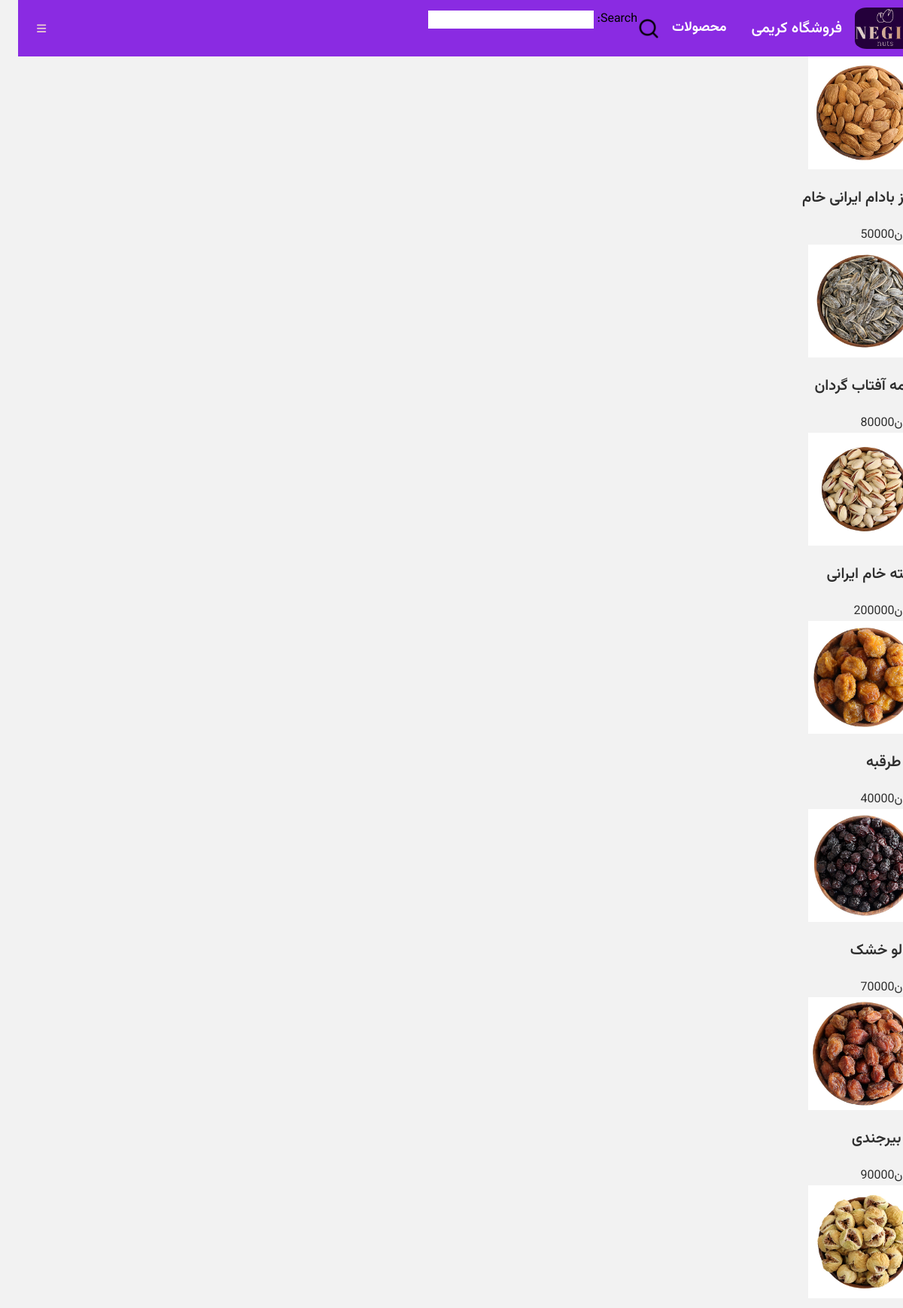
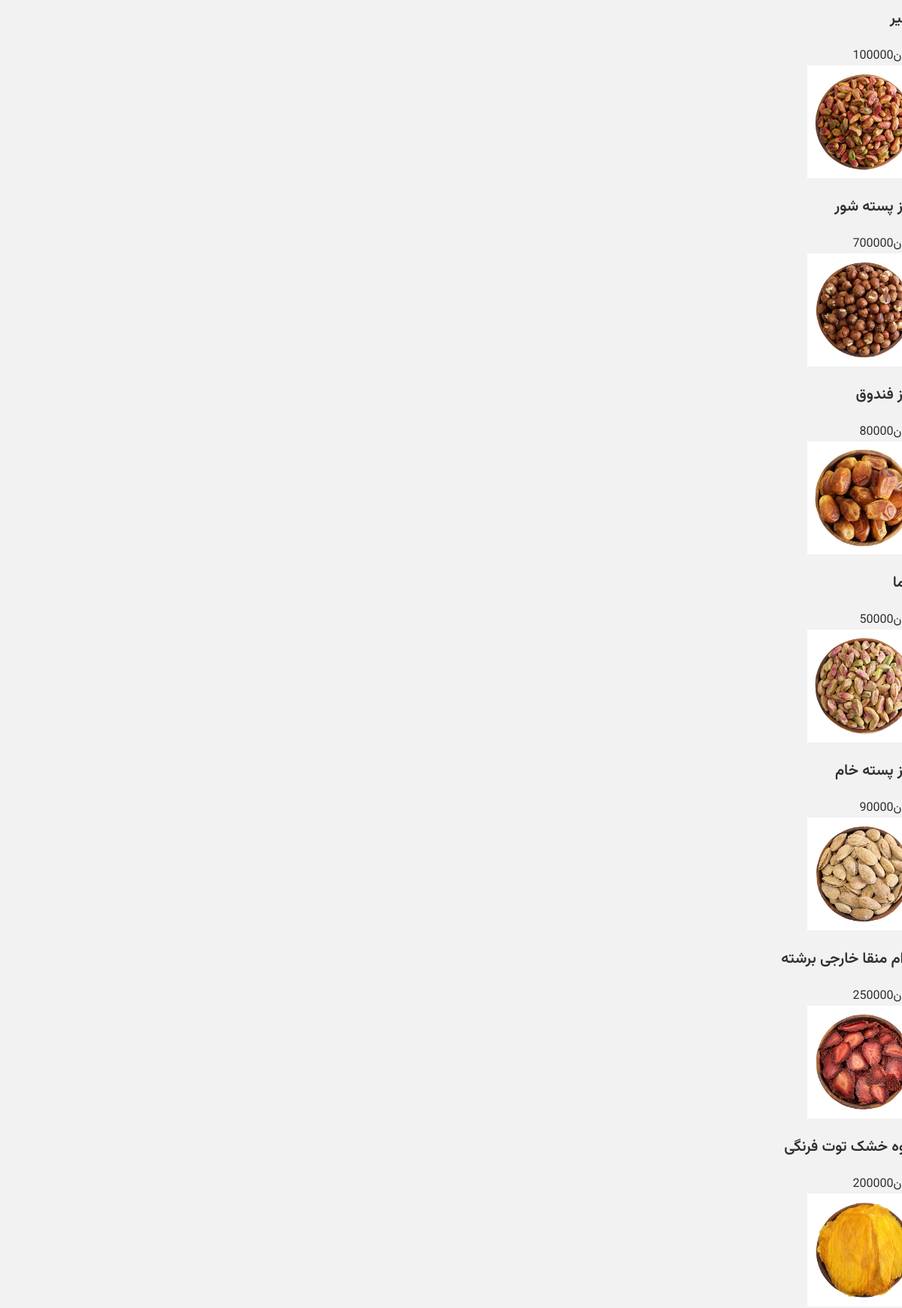
The app's page /products/search/ (upper part) with its own data (2 pictures, top to bottom).
### Management/models.py (models this page shows, shortened)
class Product(models.Model):
    image=models.ImageField(upload_to='image/', verbose_name="عکس")
    name = models.CharField(max_length=200, db_index=True,verbose_name="نام")
    price = models.IntegerField(verbose_name="قیمت")
    quantity = models.PositiveIntegerField(verbose_name="مقدار هر بسته به گرم")
    category = models.ForeignKey(Category,related_name='products', on_delete=models.CASCADE, verbose_name="دسته بندی")

### Management/views.py (the view)
# urls.py: path('products/search/', product_search, name='product_search'),
def product_search(request):
    products = []
    if request.method == 'GET':
        form = ProductSearchForm(request.GET)
        if form.is_valid():
            search_text = form.cleaned_data['search_text']
            products = Product.objects.filter(name__icontains=search_text)
    else:
        form = ProductSearchForm()
    context = {
        'form': form,
        'products': products,
    }
    return render(request, 'home.html', context)

### Management/forms.py
class ProductSearchForm(forms.Form):
    search_text = forms.CharField(max_length=100, required=False, label='Search')

### templates/home.html (shortened to what this page needs)
{% extends 'navs.html' %}

### templates/navs.html (shortened to what this page needs)
{% extends 'base.html' %} {% block nav %}
<head>
</head>
<div class="navbar bg-primary text-primary-content sticky top-0 z-50"style="background-color: blueviolet;">
  <div class="flex-1" >
    <img src="/static/images/logo.png" width="80px" style="border-radius: 20%;">
    <a href="{% url 'home' %}" class="btn btn-ghost normal-case text-xl" style="color: rgb(255, 255, 255);">فروشگاه کریمی</a>
    <div class="dropdown">
      <button class="dropbtn" style="font-size: large;" ><b>محصولات</b></button>
    </div>
    <a href="{% url 'product_search' %}"><img src="/static/images/search_5387974.png" width="30px"></a>
    <form method="get" style=" color: black;">
      {{ form.as_p }}
    </form>
   </div>
  <div class="flex-none">
    <div class="dropdown dropdown-end">
      <label tabindex="0" class="btn btn-ghost"><i class="fa-solid fa-bars"></i></label>
    </div>
  </div>
</div>
<div id="main" class="product-list">
{% for product in products %}
<div class="gallery">
      <a href="{{ product.get_absolute_url }}">
         <img src="{{ product.image.url }}" class="card-img-top" alt="My Image" style="width:150px; height:auto";>
      </a><br>
      <a href="{{ product.get_absolute_url }}" class="card-title" style="text-align: center;">{{ product.name }}</a>
      <br>تومان{{ product.price }}
  </div>
{% endfor %}
</div>
{% endblock nav %}

### templates/navs.html (style rules this page uses)
.dropbtn { background-color: blueviolet; color: white; padding: 16px; font-size: 16px; border: none; cursor: pointer; }
.dropdown { position: relative; display: inline-block; }

### records on screen
Product: image (picture), name "مغز بادام ایرانی خام", price "50000"
Product: image (picture), name "تخمه آفتاب گردان", price "80000"
Product: image (picture), name "پسته خام ایرانی", price "200000"
Product: image (picture), name "آلو طرقبه", price "40000"
Product: image (picture), name "آلبالو خشک", price "70000"
Product: image (picture), name "آلو بیرجندی", price "90000"
Product: image (picture), name "انجیر", price "100000"
Product: image (picture), name "مغز پسته شور", price "700000"
Product: image (picture), name "مغز فندوق", price "80000"
Product: image (picture), name "خرما", price "50000"
Product: image (picture), name "مغز پسته خام", price "90000"
Product: image (picture), name "بادام منقا خارجی برشته", price "250000"
Product: image (picture), name "میوه خشک توت فرنگی", price "200000"
Product: image (picture)
